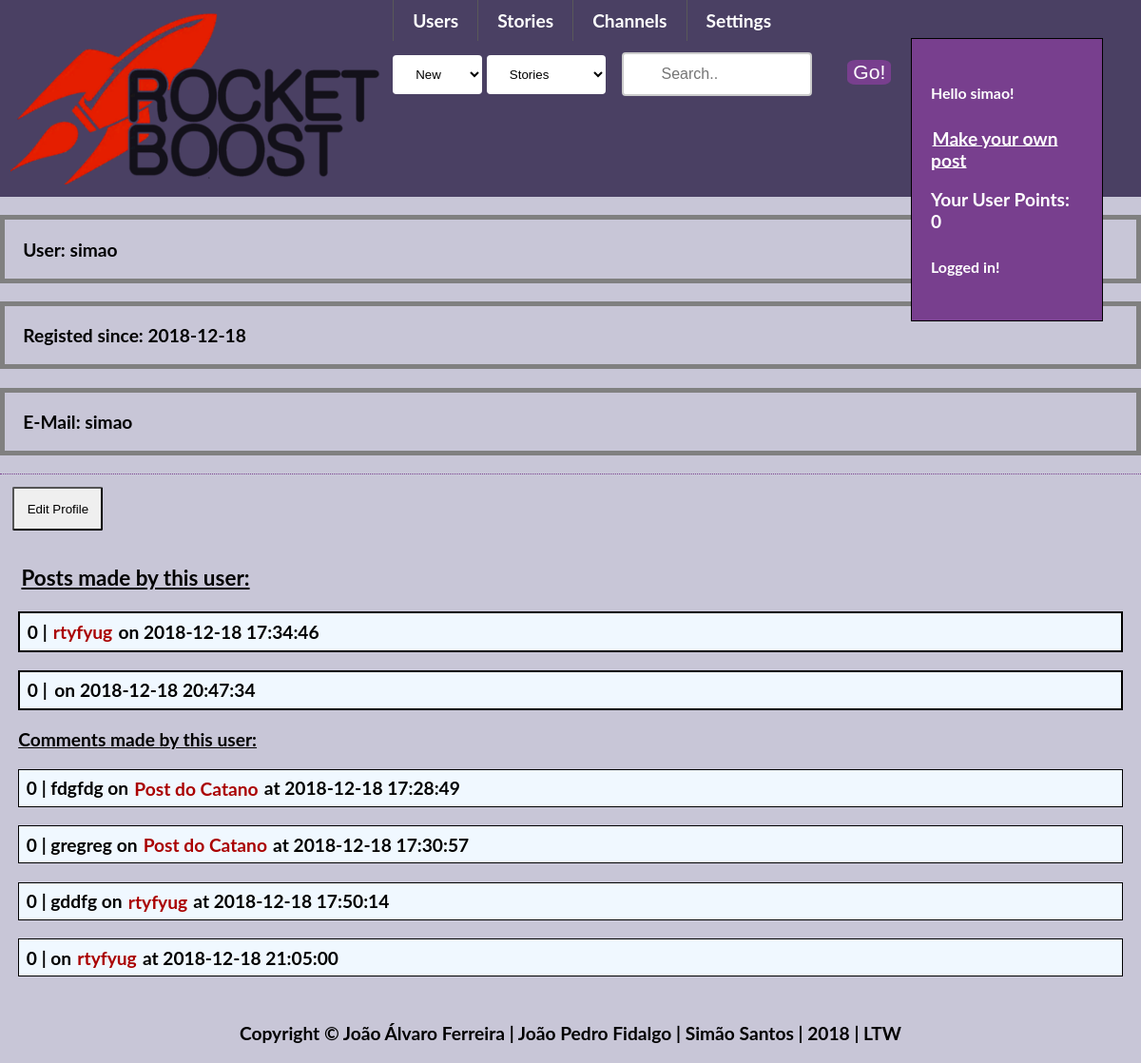
Page /pages/viewProfile.php?username=simao (signed in) on the earlier database version.
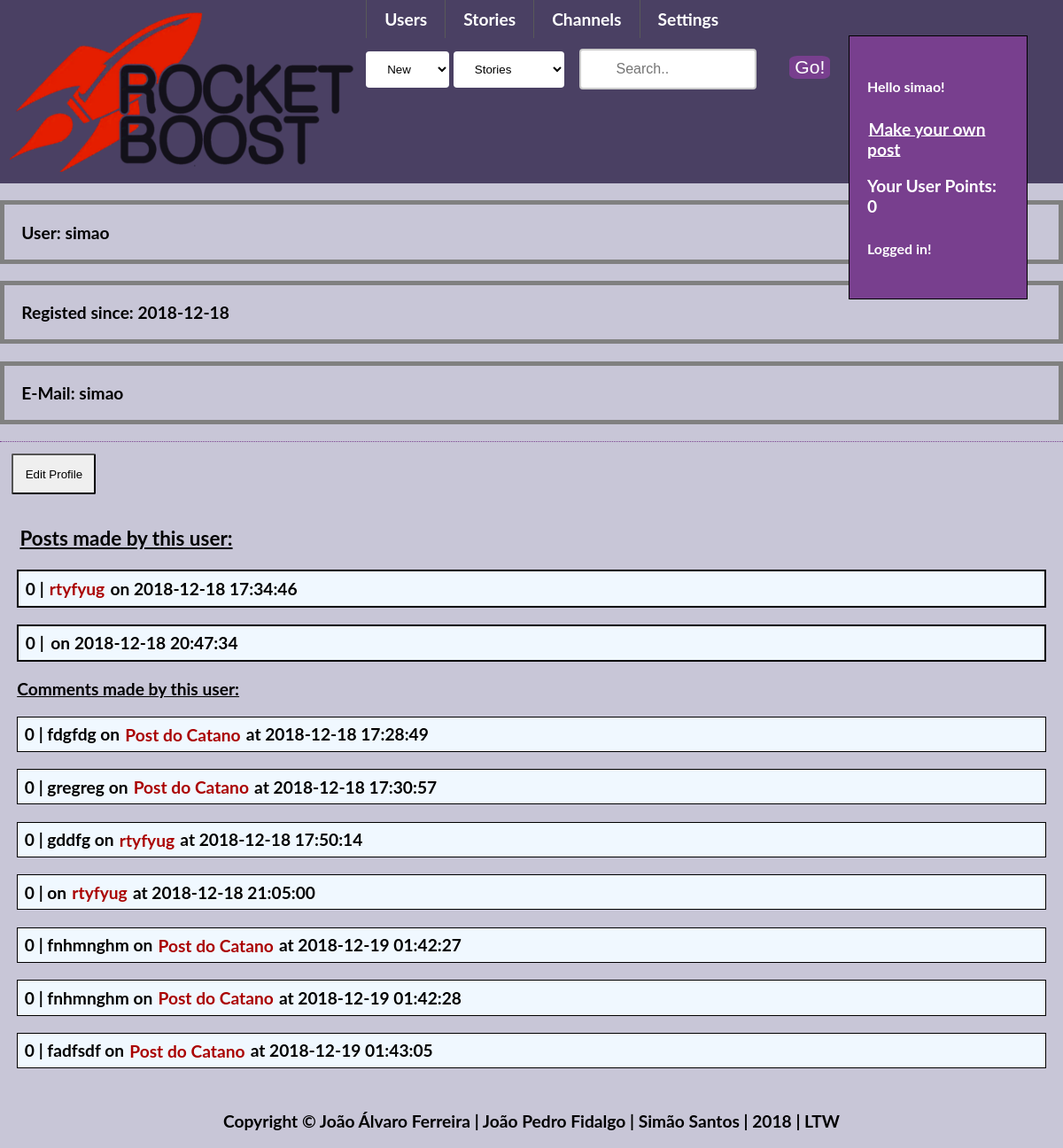
Same page on the later database version.
### tables this page shows
CREATE TABLE posts
(
    postID INTEGER UNIQUE NOT NULL PRIMARY KEY,
    title VARCHAR NOT NULL,
    content VARCHAR,
    type VARCHAR,
    dateWritten DATETIME,
    username INTEGER REFERENCES users Not NULL,
    channel VARCHAR NOT NULL
);

CREATE TABLE comments
(
    commentID INTEGER UNIQUE NOT NULL PRIMARY KEY,
    content TEXT,
    dateWritten DATETIME NOT NULL,
    postID INTEGER REFERENCES posts Not NULL,
    username INTEGER REFERENCES users Not NULL,
    fatherID INTEGER
);

### pages/viewProfile.php (called while the page is built, shortened)
<?php
include_once "../templates/default.php";
include_once "../templates/profile.php";
$username = $_GET['username'];
draw_user_info($username);
draw_user_posts($username);
draw_user_comments($username);
?>

### database/utilities.php (called while the page is built, shortened)
<?php
function getVotesPost($id){
    $db = Database::getInstance()->db();
    $stmt = $db->prepare('SELECT * FROM postvotes WHERE postID = ?');
    $stmt->execute(array($id));
    $result = $stmt->fetchAll();
    $votes = 0;
    return $votes;
}
function getVotesComment($idcomment){
    $db = Database::getInstance()->db();
    $stmt = $db->prepare('SELECT * FROM commentvotes WHERE commentID = ?');
    $stmt->execute(array($idcomment));
    $result = $stmt->fetchAll();
    $votes = 0;
    return $votes;
}
?>

### templates/profile.php (the view, shortened to what this page needs)
<?php
include_once "../templates/default.php";
function draw_user_info($username){
    $db = Database::getInstance()->db();
    $stmt = $db->prepare('SELECT * FROM users WHERE username = ?');
    $stmt->execute(array($username));
    $result = $stmt->fetch();
          ?>
    <div id="profileInfo">
        <p>User: <?php echo $result['username']; ?></p>
        <p>Registed since: <?php echo $result['dataRegistered']; ?></p>
        <p>E-Mail: <?php echo $result['email']; ?></p>
    </div>
<?php
    if(isset($_SESSION['username'])) {
    if($username == $_SESSION['username']){ ?>
        <button id="edit_button" onclick="document.getElementById('editprofile').style.display='block'">Edit Profile</button>
<?php } } ?>
<?php
}
function draw_user_posts($username){
    $db = Database::getInstance()->db();
    $stmt = $db->prepare('SELECT * FROM posts WHERE username=?');
    $stmt->execute(array($username));
    $result = $stmt->fetchAll();
    if(empty($result)){
?>
        <h3  class = "userposts">This user hasn't made any posts</h3>
<?php
    }
    else{
?>
    <div>
    <h3  class = "userposts">Posts made by this user:</h3>
<?php
    foreach ($result as $row){
    $votes = getVotesPost($row['postID']);
?>
    <div id = "userpostlist">
        <span id="votes"><?php echo $votes?></span>
        <span class="separator"> | </span>
        <a href = "../pages/viewPost.php?id=<?php echo $row['postID']?>"><?php echo $row['title']?></a>
        <span class="separator">on</span>
        <?php echo $row['dateWritten']?>
    </div>
    </div>
<?php
        }
    }
}
function draw_user_comments($username){
    $db = Database::getInstance()->db();
    $stmt = $db->prepare('SELECT * FROM comments WHERE username=?');
    $stmt->execute(array($username));
    $result = $stmt->fetchAll();
    if(empty($result)){
        ?><h4 class = "usercomments">This user hasn't made any comments</h4><?php
    }else{ ?>
    <div>
        <h4 class = "usercomments">Comments made by this user:</h4>
    <?php
    foreach ($result as $row){
        $db = Database::getInstance()->db();
    $stmt = $db->prepare('SELECT * FROM posts WHERE postID=?');
    $stmt->execute(array($row['postID']));
    $post = $stmt->fetch();
    $votes = getVotesComment($row['commentID']);
        ?>
    <div id = "usercommentlist">
        <?php echo $votes;?> | <?php echo $row['content'];?> on
        <a href = "../pages/viewPost.php?id=<?php echo $post['postID'];?>"><?php echo $post['title'];?></a> at <?php echo $row['dateWritten'];?>
        </div> </div> <?php
        }
    }
}
?>

Differences in the rows shown:
added comments: votes "0", content "fnhmnghm", postID.title "Post do Catano", dateWritten "2018-12-19 01:42:27"
added comments: votes "0", content "fnhmnghm", postID.title "Post do Catano", dateWritten "2018-12-19 01:42:28"
added comments: votes "0", content "fadfsdf", postID.title "Post do Catano", dateWritten "2018-12-19 01:43:05"
